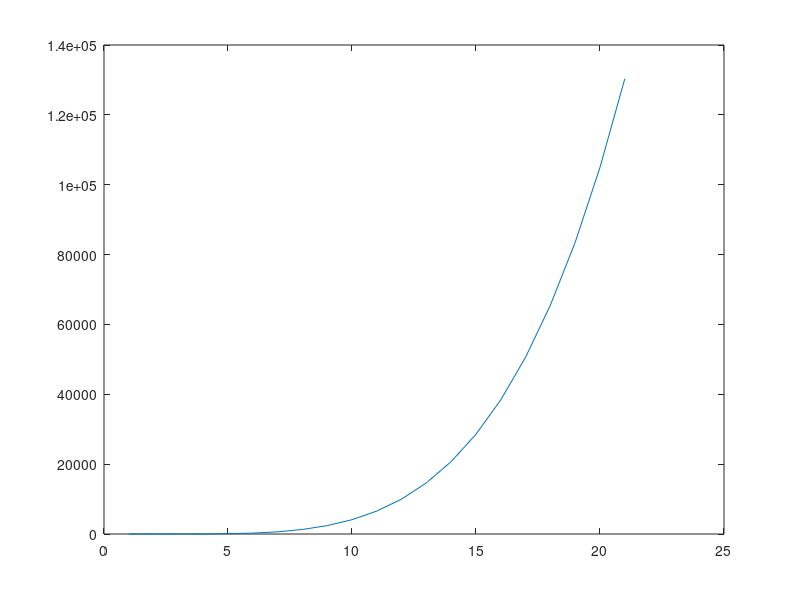

The MATLAB source for this figure: (Note: this script raises an error after producing the figure.)
% Exponentials demo- complete with two methods
% George C. Ward
delete outFile
diary outFile

xm=-2;
xM=2;
ym=-1;
yM=4;
inc=0.01;
m=1;
sx = "Approximate root-values";
sy = "The approximate function-values";
st = "Newton Raphson for (x-2)^4\nInital guess = 3, tolerance 0.000001";

figure

x     = 3;  
af     = @(x) (x - 2) ^4;
adf    = @(x) 4*(x-2)^3;
agx    = @(x,fx,df) x - (fx/df);

i=1
for j=1:0.1:3
  x(i) = af(i);
  i+=1
end
plot(x)

guess1= 3;
guess2= 3;
errTol= 0.00001;
iterUp= 20;

fprintf('******************************************\n')
fprintf('            Solving Equations\n')
fprintf('                   by\n')
fprintf('             George C. Ward\n\n')
fprintf('          %s',disp(datestr(clock)))
fprintf('__________________________________________\n')
fprintf('\nNewtonRaphson Method for (x-2)^4\n')
fprintf('Initial Guess = %5.6f; \t\t ErrorTolerance %5.6f\nIterationsUpperBound %d',guess1,errTol,iterUp);

fprintf('\n\t_______________________________________________________________________________________________\n')
fprintf('\n\tIteration\tAppRoot\t\tf(x)\t\tdf(x)\t\tAppErr')
fprintf('\n\t------------------------------------------------------------------------------------------------\n')
  
  i = 1;
%s1 = 1; % series starts at 1
for j=1:0.1:20
  
  appRoot(i) = x;
  fx(i)      = af(appRoot(i));
  dfx(i)     = adf(appRoot(i));
  g(i)        = agx(appRoot(i),fx(i),dfx(i));
  if i == 0
    fprintf('\n\t  %d\t\t %f \t %f \t %f',i-1, appRoot(i), fx(i), dfx(i))
  else
    %[a,t,r] = fexp1(appRoot(i),g(i),i);
    fprintf('\n\t  %d\t\t %f \t %f \t %f \t%f',i-1, appRoot(i), fx(i), dfx(i))
  end
  x = g(i);
  i+=1;
end;
fprintf('\n')
% approximate value for upto nth order derive terms polynomial

figure
plot(g)
xlabel(sx)
ylabel(sy)
title(st)
set(gcf,'name','Newton Raphson Method by George C. Ward','numbertitle','off');

fprintf('\n')
toc
disp(datestr(clock))
diary off
